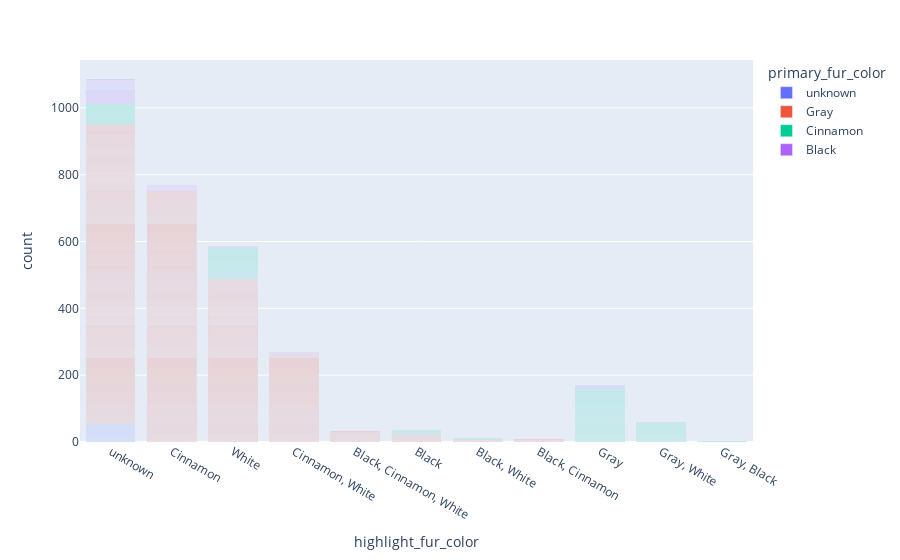

The code cell stored with this chart in its notebook:
### Code cell
fig_color_combo3 = px.bar(NYC_squirrel_data2, x="highlight_fur_color", color="primary_fur_color")
fig_color_combo3.show()

### Figure 1 — Plotly figure (JSON) as saved in the notebook; plotly's stock layout.template omitted (floating-point values rounded to 4 significant figures; data arrays with more than 128 entries replaced by an {"elided": "..."} marker saying what was removed)
{"data": [{"alignmentgroup": "True", "hovertemplate": "primary_fur_color=unknown<br>highlight_fur_color=%{x}<br>count=%{y}<extra></extra>", "legendgroup": "unknown", "marker": {"color": "#636efa", "pattern": {"shape": ""}}, "name": "unknown", "offsetgroup": "unknown", "orientation": "v", "showlegend": true, "textposition": "auto", "type": "bar", "x": ["unknown", "unknown", "unknown", "unknown", "unknown", "unknown", "unknown", "unknown", "unknown", "unknown", "unknown", "unknown", "unknown", "unknown", "unknown", "unknown", "unknown", "unknown", "unknown", "unknown", "unknown", "unknown", "unknown", "unknown", "unknown", "unknown", "unknown", "unknown", "unknown", "unknown", "unknown", "unknown", "unknown", "unknown", "unknown", "unknown", "unknown", "unknown", "unknown", "unknown", "unknown", "unknown", "unknown", "unknown", "unknown", "unknown", "unknown", "unknown", "unknown", "unknown", "unknown", "unknown", "unknown", "unknown", "unknown"], "xaxis": "x", "y": [1, 1, 1, 1, 1, 1, 1, 1, 1, 1, 1, 1, 1, 1, 1, 1, 1, 1, 1, 1, 1, 1, 1, 1, 1, 1, 1, 1, 1, 1, 1, 1, 1, 1, 1, 1, 1, 1, 1, 1, 1, 1, 1, 1, 1, 1, 1, 1, 1, 1, 1, 1, 1, 1, 1], "yaxis": "y"}, {"alignmentgroup": "True", "hovertemplate": "primary_fur_color=Gray<br>highlight_fur_color=%{x}<br>count=%{y}<extra></extra>", "legendgroup": "Gray", "marker": {"color": "#EF553B", "pattern": {"shape": ""}}, "name": "Gray", "offsetgroup": "Gray", "orientation": "v", "showlegend": true, "textposition": "auto", "type": "bar", "x": {"elided": "2473 str values"}, "xaxis": "x", "y": {"elided": "2473 int values"}, "yaxis": "y"}, {"alignmentgroup": "True", "hovertemplate": "primary_fur_color=Cinnamon<br>highlight_fur_color=%{x}<br>count=%{y}<extra></extra>", "legendgroup": "Cinnamon", "marker": {"color": "#00cc96", "pattern": {"shape": ""}}, "name": "Cinnamon", "offsetgroup": "Cinnamon", "orientation": "v", "showlegend": true, "textposition": "auto", "type": "bar", "x": {"elided": "392 str values"}, "xaxis": "x", "y": {"elided": "392 int values"}, "yaxis": "y"}, {"alignmentgroup": "True", "hovertemplate": "primary_fur_color=Black<br>highlight_fur_color=%{x}<br>count=%{y}<extra></extra>", "legendgroup": "Black", "marker": {"color": "#ab63fa", "pattern": {"shape": ""}}, "name": "Black", "offsetgroup": "Black", "orientation": "v", "showlegend": true, "textposition": "auto", "type": "bar", "x": ["unknown", "unknown", "unknown", "unknown", "White", "unknown", "Cinnamon", "unknown", "unknown", "unknown", "unknown", "unknown", "Gray", "Cinnamon", "unknown", "unknown", "unknown", "unknown", "unknown", "unknown", "unknown", "unknown", "unknown", "unknown", "unknown", "unknown", "unknown", "unknown", "unknown", "unknown", "Cinnamon", "unknown", "Gray", "unknown", "unknown", "Cinnamon", "unknown", "Cinnamon, White", "unknown", "unknown", "unknown", "White", "Cinnamon, White", "unknown", "unknown", "unknown", "Gray", "unknown", "Gray, White", "Cinnamon", "Gray", "unknown", "unknown", "unknown", "Cinnamon", "unknown", "unknown", "unknown", "Cinnamon", "unknown", "unknown", "unknown", "unknown", "unknown", "unknown", "unknown", "Cinnamon", "unknown", "unknown", "unknown", "unknown", "unknown", "unknown", "unknown", "Cinnamon", "unknown", "unknown", "unknown", "unknown", "unknown", "Cinnamon", "unknown", "Gray", "unknown", "Gray", "unknown", "Cinnamon", "unknown", "unknown", "unknown", "unknown", "Gray", "Cinnamon", "unknown", "unknown", "unknown", "unknown", "Cinnamon, White", "unknown", "Cinnamon", "Cinnamon", "Cinnamon", "Gray"], "xaxis": "x", "y": [1, 1, 1, 1, 1, 1, 1, 1, 1, 1, 1, 1, 1, 1, 1, 1, 1, 1, 1, 1, 1, 1, 1, 1, 1, 1, 1, 1, 1, 1, 1, 1, 1, 1, 1, 1, 1, 1, 1, 1, 1, 1, 1, 1, 1, 1, 1, 1, 1, 1, 1, 1, 1, 1, 1, 1, 1, 1, 1, 1, 1, 1, 1, 1, 1, 1, 1, 1, 1, 1, 1, 1, 1, 1, 1, 1, 1, 1, 1, 1, 1, 1, 1, 1, 1, 1, 1, 1, 1, 1, 1, 1, 1, 1, 1, 1, 1, 1, 1, 1, 1, 1, 1], "yaxis": "y"}], "layout": {"barmode": "relative", "legend": {"title": {"text": "primary_fur_color"}, "tracegroupgap": 0}, "margin": {"t": 60}, "xaxis": {"anchor": "y", "domain": [0, 1], "title": {"text": "highlight_fur_color"}}, "yaxis": {"anchor": "x", "domain": [0, 1], "title": {"text": "count"}}}}
